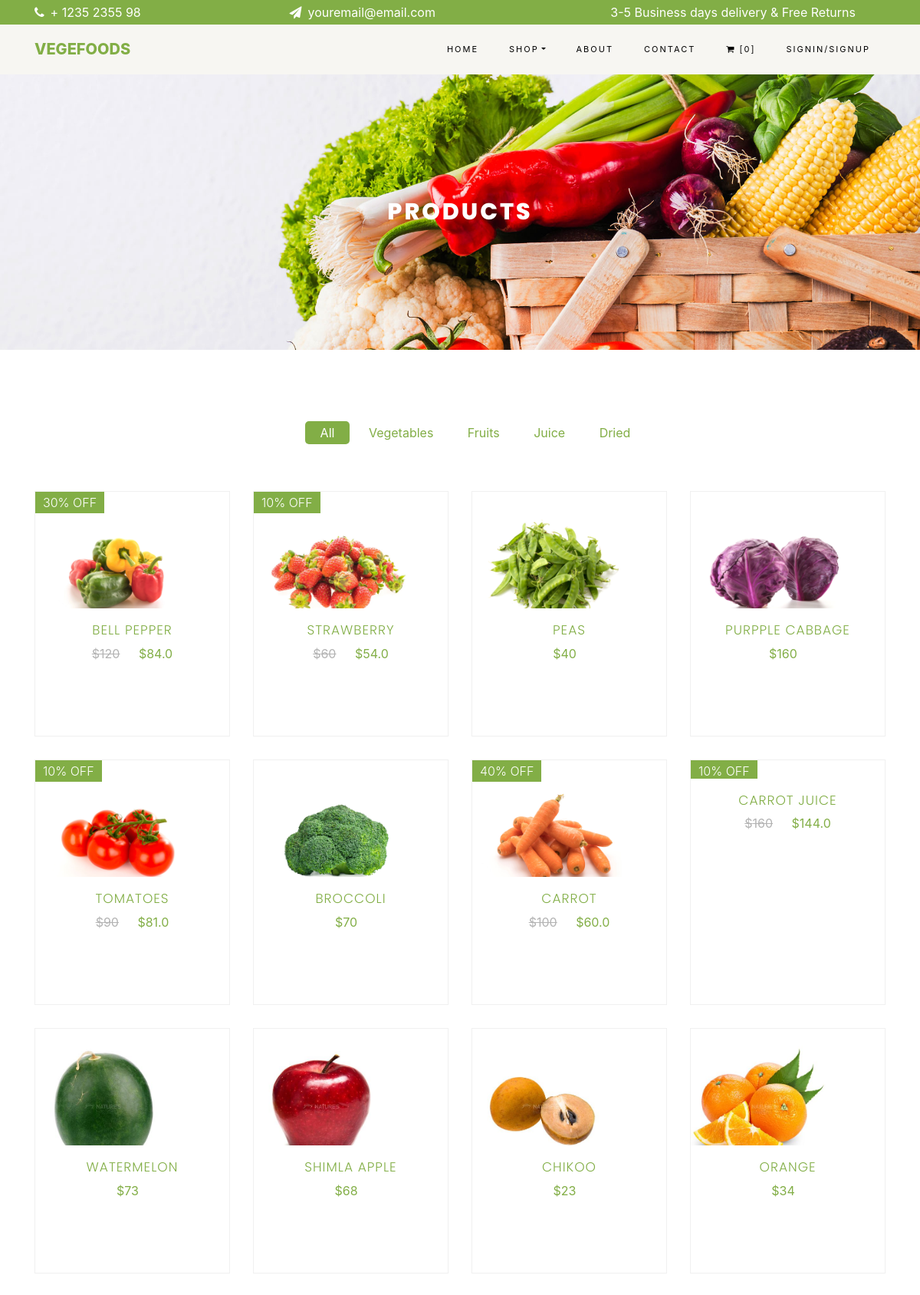
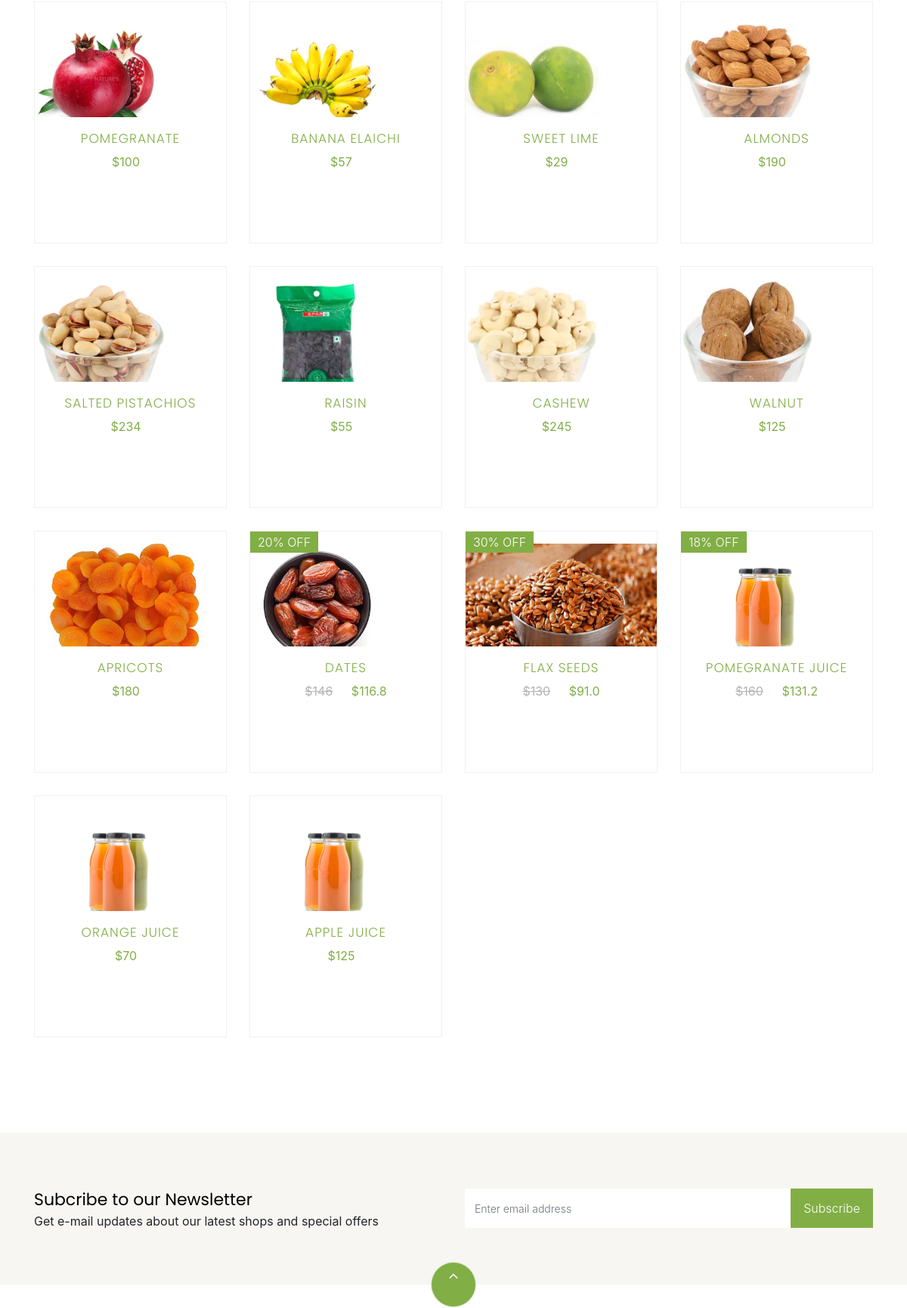
The app's page /shop/ (upper part) with its own data (2 pictures, top to bottom).
### orderitems/models.py (models this page shows, shortened)
class items(models.Model):
    name = models.CharField(max_length=100)
    typeOf = models.CharField(max_length=1,choices=ItemTypes)
    price = models.IntegerField()
    offer = models.IntegerField(default = 0)
    image = models.ImageField(upload_to = "items",blank=True)
    dealOfTheDay = models.BooleanField()
    description  = models.CharField(max_length=1000,default="")
    def saleprice(self):
        if self.offer > 0:
            return self.price - (self.price * (self.offer / 100))
        else:
            return self.price
    def ItemTypeName(self):
        for item in ItemTypes:
            if item[0] == self.typeOf:
                return item[1].replace(" ","")

### orderitems/views.py (the view)
# urls.py: path('shop/',views.shop,name = "shop"),
def shop(request):
    if not request.session.get('cartItems'):
        request.session['cartItems'] = []
        request.session.set_expiry(0)
    fooditems = items.objects.all()
    return render(request,'orderitems/shop.html',{'fooditems':fooditems})

### orderitems/cartitemscount_contextprocessor.py (called while the page is built)
def cartItemsCount(request):
    cartItems = request.session.get('cartItems')
    if cartItems is not None:
        return {'cart_items_count':len(cartItems)}
    else:
        return {'cart_items_count':0}

### orderitems/templates/orderitems/shop.html (shortened to what this page needs)
{% extends "base.html" %}
{% block base %}
{% load static %}
<div class="hero-wrap hero-bread" style="background-image: url('{% static 'media/bg_1.jpg' %}');">
    <div class="container">
        <div class="row no-gutters slider-text align-items-center justify-content-center">
            <div class="col-md-9 text-center fadeInUp co-animated">
                <h1 class="mb-0 bread">Products</h1>
            </div>
        </div>
    </div>
</div>
<section class = "co-section">
    <div class = "container">
        <div class = "row justify-content-center">
            <div class = "col-md-10 mb-5 text-center">
                <ul class="product-category">
                    <li><a href="!#" onclick = "itemsFilter(event,'All')" class="active">All</a></li>
                    <li><a href="!#" onclick = "itemsFilter(event,'Vegetables')" >Vegetables</a></li>
                    <li><a href="!#" onclick = "itemsFilter(event,'Fruits')" >Fruits</a></li>
                    <li><a href="!#" onclick = "itemsFilter(event,'Juice')" >Juice</a></li>
                    <li><a href="!#" onclick = "itemsFilter(event,'DriedFruits')" >Dried</a></li>
                </ul>
            </div>
        </div>
        <div class="row">
            {% for item in fooditems %}
                <div class="col-md-6 col-lg-3 fadeInUp co-animated shopItems {{item.ItemTypeName}}">
                    <div class="product">
                        <a href="{% url 'shopitem' item.id %}" class="img-prod" >
                            <img class="img-fluid" src="{{ item.image.url }}" alt="Colorlib Template">
                            {% if item.offer > 0 %}
                            <span class="status">{{item.offer}}% OFF</span>
                            {% endif %}
                        </a>
                        <div class="text py-3 pb-4 px-3 text-center">
                            <h3><a href="{% url 'shopitem' item.id %}">{{item.name}}</a></h3>
                            <div class="d-flex">
                                <div class="pricing">
                                    <p class="price">
                                    {% if item.offer > 0 %}
                                        <span class="mr-2 price-dc">${{item.price}}</span>
                                        <span class="price-sale">${{item.saleprice}}</span>
                                    {% else %}
                                        <span class="price-sale no-offer">${{item.saleprice}}</span>
                                    {% endif %}
                                    </p>
                                </div>
                            </div>
                        </div>
                    </div>
                </div>
            {% endfor %}
        </div>
    </div>
</section>
{% endblock %}

### vegfoods/static/css/base.css (style rules this page uses)
.co-section { padding: 6em 0; position: relative; }
h1, h2, h3, h4, h5, .h1, .h2, .h3, .h4, .h5 { line-height: 1.5; font-weight: 400; color: #000000; font-family: "Poppins", Arial, sans-serif; }
.d-flex { display: -webkit-box !important; display: -ms-flexbox !important; display: flex !important; }
.pl-3, .px-3 { padding-left: 1rem !important; }
a { -webkit-transition: .3s all ease; -o-transition: .3s all ease; transition: .3s all ease; color: #82ae46; }
a { color: #007bff; text-decoration: none; background-color: transparent; }
.fadeInUp { -webkit-animation-name: fadeInUp; animation-name: fadeInUp; }
.co-animated { -webkit-animation-duration: 2s; animation-duration: 2s; -webkit-animation-fill-mode: both; animation-fill-mode: both; }
.no-gutters { margin-right: 0; margin-left: 0; }
.no-gutters > .col, .no-gutters > [class*="col-"] { padding-right: 0; padding-left: 0; }

### orderitems/static/css/index.css (style rules this page uses)
p { margin-top: 0; margin-bottom: 1rem; }
a { -webkit-transition: .3s all ease; -o-transition: .3s all ease; transition: .3s all ease; color: #82ae46; }
.slider-text h1 { font-size: 8vw; color: #fff; line-height: 1.3; font-weight: 400; font-family: "Amatic SC", cursive; position: absolute; z-index: 10; }
.hero-wrap, .img, .blog-img, .user-img { background-size: cover; background-repeat: no-repeat; background-position: center center; }
.pl-3, .px-3 { padding-left: 1rem !important; }
.pr-3, .px-3 { padding-right: 1rem !important; }
.product { display: block; width: 100%; height:320px; margin-bottom: 30px; position: relative; -moz-transition: all 0.3s ease; -o-transition: all 0.3s ease; -webkit-transition: all 0.3s ease; -ms-transition: all 0.3s ease; transition: all 0.3s ease; border: 1px solid #f0f0f0; }
.product .img-prod { position: relative; display: block; overflow: hidden; }
.product .img-prod img { -webkit-transform: scale(1); -moz-transform: scale(1); -ms-transform: scale(1); -o-transform: scale(1); transform: scale(1); -moz-transition: all 0.3s ease; -o-transition: all 0.3s ease; -webkit-transition: all 0.3s ease; -ms-transition: all 0.3s ease; transition: all 0.3s ease; }
.img-fluid { max-width: 100%; height: 24vh; padding-top: 2vh; margin-bottom: -1vh; }
.product .img-prod span.status { position: absolute; top: 0; left: 0; padding: 2px 10px; color: #fff; font-weight: 300; background: #82ae46; font-size: 16px; }
.product .text h3 { font-size: 17px; margin-bottom: 5px; font-weight: 300; text-transform: uppercase; letter-spacing: 1px; font-family: "Poppins", Arial, sans-serif; -moz-transition: all 0s ease; -o-transition: all 0s ease; -webkit-transition: all 0s ease; -ms-transition: all s ease; transition: all 0s ease; }
.product .text { background: #fff; position: relative; width: 100%; }
.product .text .pricing { width: 100%; -moz-transition: all 0.3s ease; -o-transition: all 0.3s ease; -webkit-transition: all 0.3s ease; -ms-transition: all 0.3s ease; transition: all 0.3s ease; }
.product .text p.price { margin-bottom: 0; color: #82ae46; font-weight: 400; }
.product .text p.price span.price-dc { text-decoration: line-through; color: #b3b3b3; }
.product .text p.price span.price-sale { color: #82ae46; padding-left: 1vw; }
.product .pricing .price-sale.no-offer { padding-left: 0vw !important; padding-right: 1vw; }

### orderitems/static/css/shop.css (style rules this page uses)
.hero-wrap.hero-bread { padding: 10em 0; }
.hero-wrap .slider-text { color: #fff; position: relative; }
.hero-wrap .slider-text .bread { font-weight: 800; color: #fff; font-size: 30px; font-family: "Poppins", Arial, sans-serif; letter-spacing: 3px; text-transform: uppercase; position: relative; }
.product-category li { display: inline-block; font-weight: 400; font-size: 16px; }
.product-category li a.active { background: #82ae46; color: #fff; }
.product-category li a { color: #82ae46; padding: 5px 20px; -webkit-border-radius: 5px; -moz-border-radius: 5px; -ms-border-radius: 5px; border-radius: 5px; text-decoration: none; }

### orderitems/static/css/wishlist.css (style rules this page uses)
.hero-wrap.hero-bread { padding: 10em 0; }
.hero-wrap .slider-text { color: #fff; position: relative; }
.hero-wrap .slider-text .bread { font-weight: 800; color: #fff; font-size: 30px; font-family: "Poppins", Arial, sans-serif; letter-spacing: 3px; text-transform: uppercase; position: relative; }

### orderitems/static/css/about.css (style rules this page uses)
.hero-wrap, .img, .blog-img, .user-img { background-size: cover; background-repeat: no-repeat; background-position: center center; }

### records on screen
items: image (picture), offer "30", name "BELL PEPPER", saleprice "84.0"
items: image (picture), offer "10", name "STRAWBERRY", saleprice "54.0"
items: image (picture), name "PEAS"
items: image (picture), name "PURPPLE CABBAGE"
items: image (picture), offer "10", name "TOMATOES", saleprice "81.0"
items: image (picture), name "BROCCOLI"
items: image (picture), offer "40", name "CARROT", saleprice "60.0"
items: offer "10", name "CARROT JUICE", saleprice "144.0"
items: image (picture), name "WATERMELON"
items: image (picture), name "SHIMLA APPLE"
items: image (picture), name "CHIKOO"
items: image (picture), name "ORANGE"
items: image (picture), name "POMEGRANATE"
items: image (picture), name "BANANA ELAICHI"
items: image (picture), name "SWEET LIME"
items: image (picture), name "ALMONDS"
items: image (picture), name "SALTED PISTACHIOS"
items: image (picture), name "RAISIN"
items: image (picture), name "CASHEW"
items: image (picture), name "WALNUT"
items: image (picture), name "APRICOTS"
items: image (picture), offer "20", name "DATES", saleprice "116.8"
items: image (picture), offer "30", name "FLAX SEEDS", saleprice "91.0"
items: image (picture), offer "18", name "POMEGRANATE JUICE", saleprice "131.2"
items: image (picture), name "ORANGE JUICE"
items: image (picture), name "APPLE JUICE"

### other values on screen
{{ cart_items_count }} "0"
